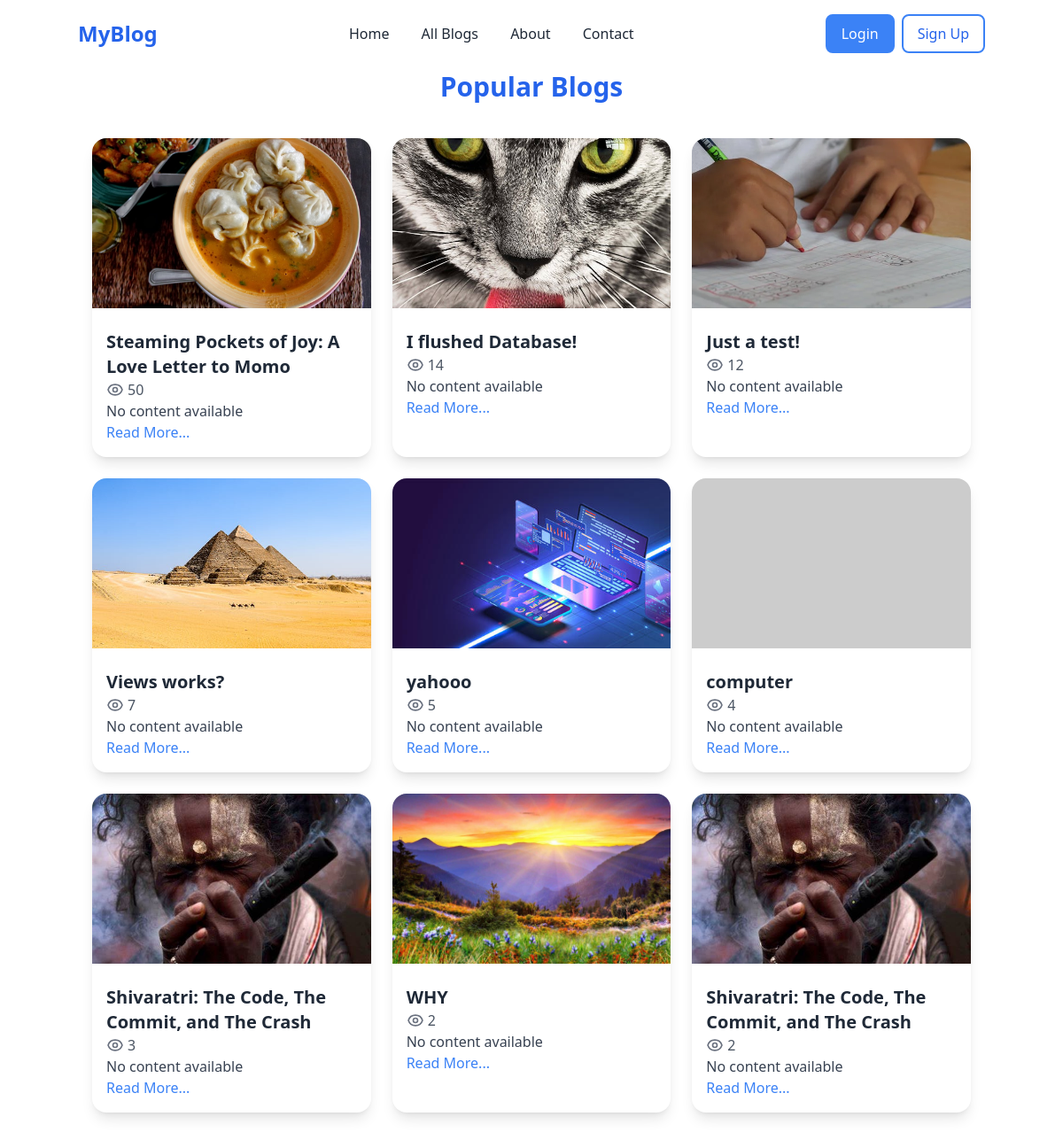
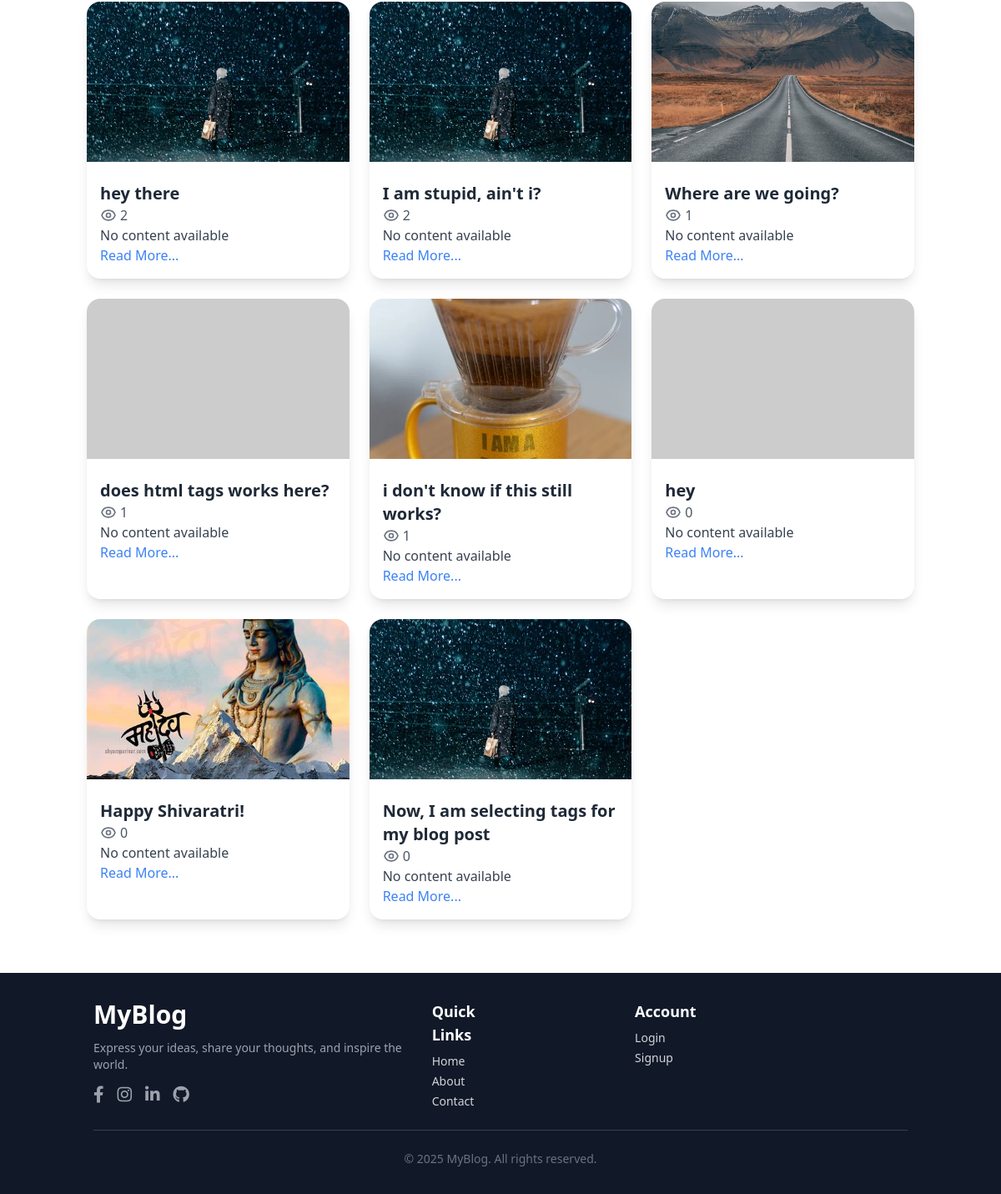
Before: /popular/ with the older database file (2 pictures, top to bottom).
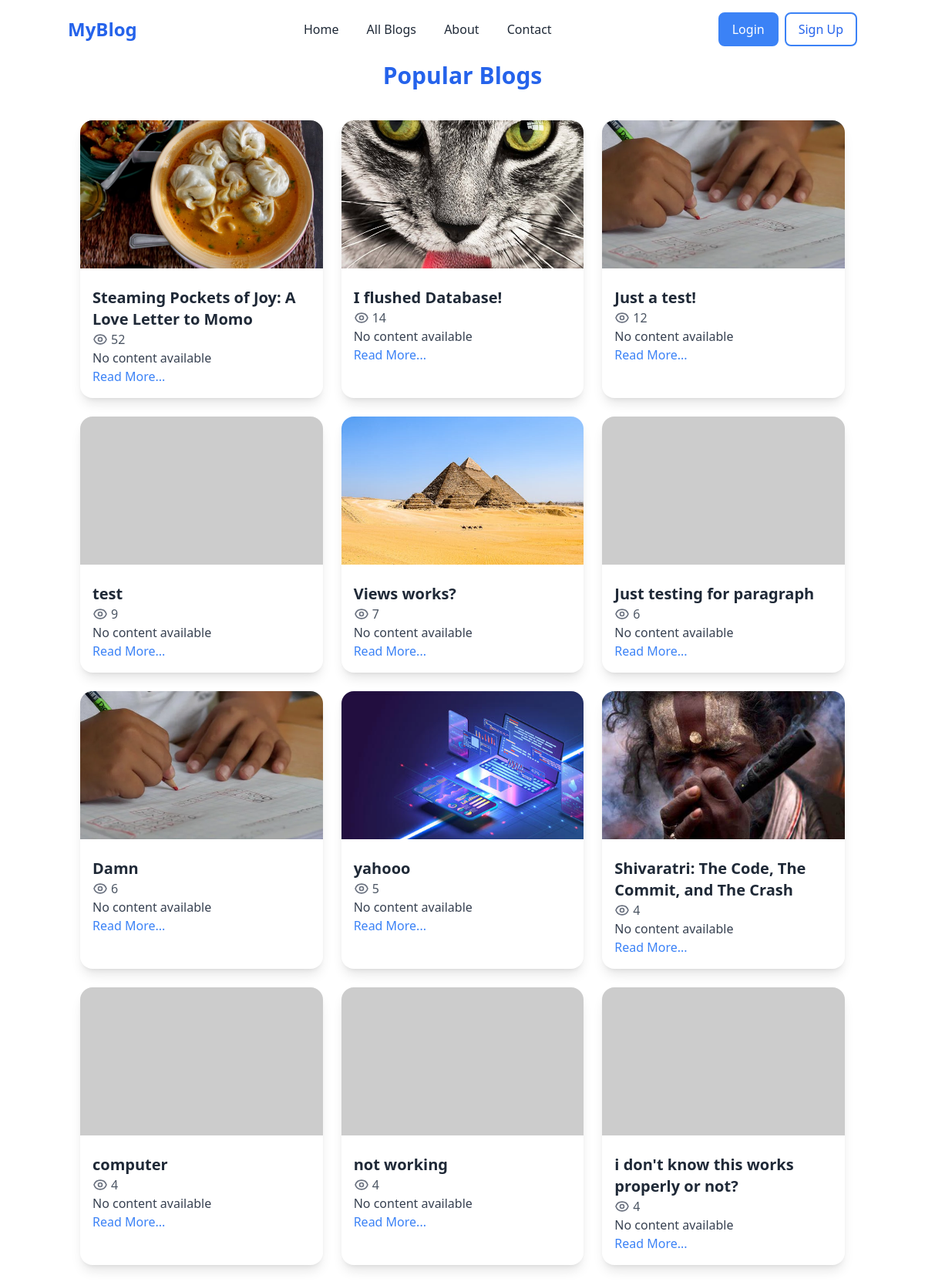
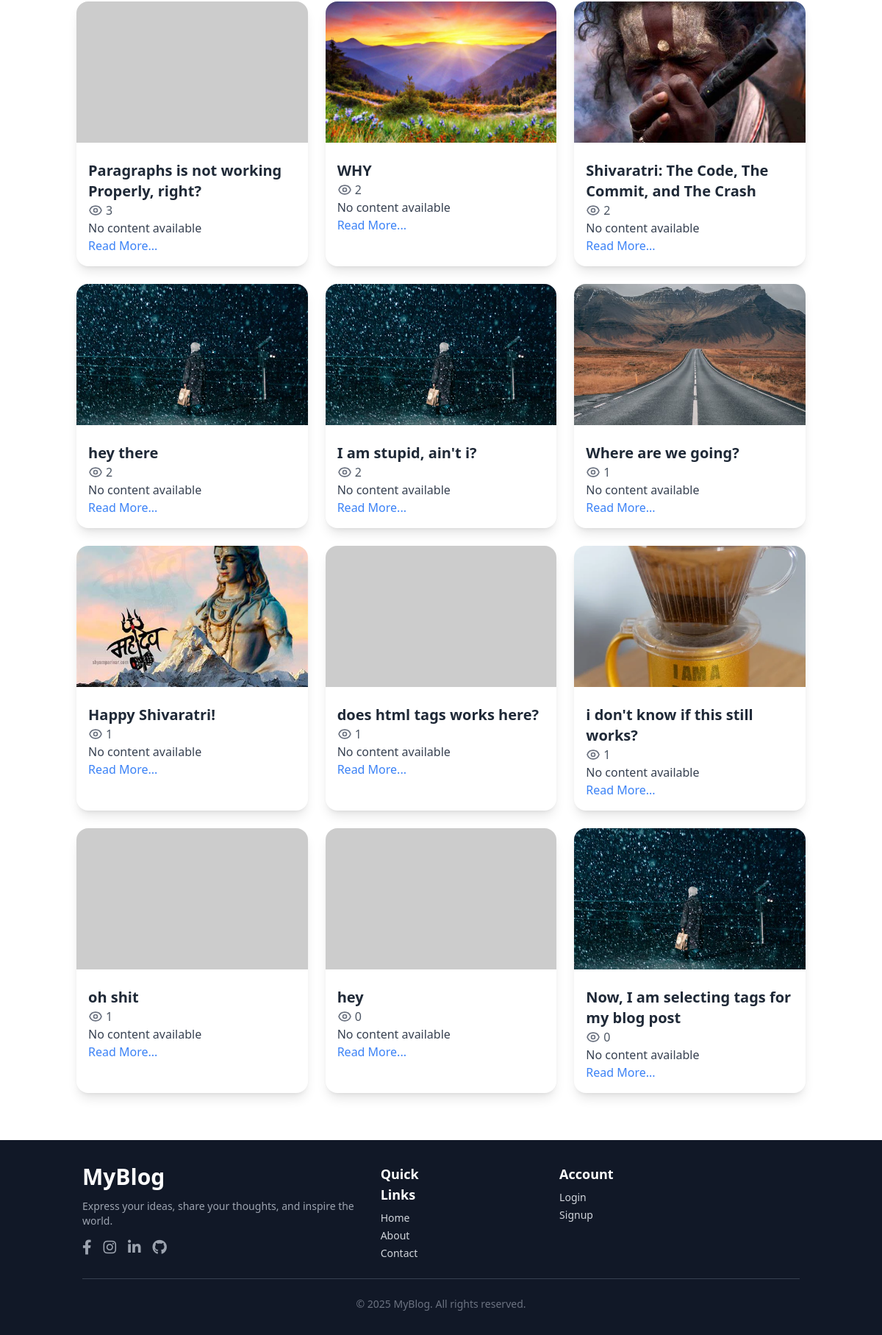
After: the same page with the newer database file (2 pictures, top to bottom).
### blog/models.py (models this page shows, shortened)
class Post(models.Model):
    title=models.CharField(max_length=200)
    content=RichTextField()
    author=models.CharField(max_length=100)
    created_at=models.DateTimeField(auto_now_add=True)
    updated_at=models.DateTimeField(auto_now=True)
    image = models.ImageField(upload_to='blog_images/', null=True, blank=True)
    tags = models.ManyToManyField(Tag, related_name='posts', blank=True)
    views = models.PositiveIntegerField(default=0)

### blog/views.py (the view)
# urls.py: path('popular/',views.popular_posts,name="popular_posts"),
def popular_posts(request):
    popular_post=Post.objects.order_by('-views')
    return render(request,'popular_posts.html',{'popular_post':popular_post})

### blog/templates/popular_posts.html (shortened to what this page needs)
{% extends 'base.html' %}
{% block content %}
<div class="container mx-auto pt-20 px-4">
    <h1 class="text-center text-3xl font-bold text-blue-600 mb-10">Popular Blogs</h1>
    <div class="grid md:grid-cols-3 gap-6">
        {% for post in popular_post%}
        <div class="bg-white rounded-2xl shadow-lg overflow-hidden transition-transform transform hover:scale-105 hover:shadow-xl">
            {% if post.image %}
            <img src="{{ post.image.url }}" alt="Post Image" class="w-full h-48 object-cover">
            {% else %}
            <img src="https://via.placeholder.com/300" alt="No Image" class="w-full h-48 object-cover">
            {% endif %}
            <div class="p-4">
                <h2 class="text-xl font-semibold text-gray-800 mt-2">{{ post.title }}</h2>
                <p class="text-gray-600 flex items-center space-x-1">
                    <span>{{ post.views }}</span>
                </p>
                <p class="text-gray-700">{{ post.content|truncatechars:100 }}</p>
                <a href="{% url 'blog' post.id %}" class="text-blue-500 hover:underline">Read More...</a>
            </div>
        </div>
        {% empty %}
        <p class="col-span-3 text-center text-gray-500">No posts available.</p>
        {% endfor %}
    </div>
</div>
{% endblock %}

### blog/templates/base.html (shortened to what this page needs)
<!DOCTYPE html>
<html lang="en">
<head>
    {% load static %}
    <script src="https://cdn.tailwindcss.com"></script>
    <link rel="stylesheet" href="https://cdnjs.cloudflare.com/ajax/libs/font-awesome/5.15.3/css/all.min.css">
</head>
<body class="flex flex-col min-h-screen">
<nav class="absolute top-0 left-0 w-full p-4 bg-transparent z-10">
    <div class="container mx-auto flex justify-between items-center">
        <a href="{%url 'home'%}" class="text-blue-600 text-2xl font-bold">MyBlog</a>
        <div class="flex-1 text-center">
            <a href="{%url 'home'%}" class="text-gray-800 hover:text-blue-600 mx-4 transition">Home</a>
            <a href="{%url 'all_blogs'%}" class="text-gray-800 hover:text-blue-600 mx-4 transition">All Blogs</a>
            <a href="{%url 'about'%}" class="text-gray-800 hover:text-blue-600 mx-4 transition">About</a>
            <a href="{%url 'contact'%}" class="text-gray-800 hover:text-blue-600 mx-4 transition">Contact</a>
        </div>
        {% if user.is_authenticated %}
            <a href="{% url 'logout' %}" class="bg-white-900 text-blue-600/100 px-4 py-2 border-2 border-blue-500 hover:transition">
            Logout
            </a>
        {% else %}
        <a href="{% url 'login' %}" class="bg-blue-500 text-white px-4 py-2 border-2 border-blue-500 rounded-lg hover:transition mr-2">
            Login
        </a>
        <a href="{% url 'signup' %}" class="bg-white-900 text-blue-600/100 px-4 py-2 border-2 border-blue-500 rounded-lg hover:transition">
            Sign Up
        </a>
        {% endif %}
    </div>
</nav>
{% block content %}
{% endblock %}
<footer class="bg-gray-900 text-gray-300 py-8 mt-16">
    <div class="container mx-auto px-6">
        <div class="flex flex-col md:flex-row justify-between gap-8">
            <div class="flex flex-col space-y-3">
                <h3 class="text-3xl font-bold text-white">
                    <a href="{% url 'home' %}" class="hover:text-blue-400 transition duration-300">MyBlog</a>
                </h3>
                <p class="text-gray-400 text-sm">Express your ideas, share your thoughts, and inspire the world.</p>
                <div class="flex space-x-4 mt-2">
                    <a href="https://www.facebook.com" class="text-gray-400 hover:text-blue-500 transition">
                        <i class="fab fa-facebook-f text-xl"></i>
                    </a>
                    <a href="https://www.instagram.com" class="text-gray-400 hover:text-pink-500 transition">
                        <i class="fab fa-instagram text-xl"></i>
                    </a>
                    <a href="https://www.linkedin.com" class="text-gray-400 hover:text-blue-400 transition">
                        <i class="fab fa-linkedin-in text-xl"></i>
                    </a>
                    <a href="https://www.github.com" class="text-gray-400 hover:text-gray-300 transition">
                        <i class="fab fa-github text-xl"></i>
                    </a>
                </div>
            </div>
            <div class="grid grid-cols-2 md:grid-cols-3 gap-x-40 justify-center md:justify-end">
                <div class="flex flex-col space-y-2">
                    <h3 class="text-lg font-semibold text-white">Quick Links</h3>
                    <ul class="space-y-1 text-sm">
                        <li><a href="{% url 'home' %}" class="hover:text-blue-400 transition duration-300">Home</a></li>
                        <li><a href="{% url 'about' %}" class="hover:text-blue-400 transition duration-300">About</a></li>
                        <li><a href="{% url 'contact' %}" class="hover:text-blue-400 transition duration-300">Contact</a></li>
                    </ul>
                </div>
                <div class="flex flex-col space-y-2">
                    <h3 class="text-lg font-semibold text-white">Account</h3>
                    <ul class="space-y-1 text-sm">
                        {% if user.is_authenticated %}
                            <li><a href="{% url 'logout' %}" class="hover:text-blue-400 transition duration-300">Logout</a></li>
                        {% else %}
                            <li><a href="{% url 'login' %}" class="hover:text-blue-400 transition duration-300">Login</a></li>
                            <li><a href="{% url 'signup' %}" class="hover:text-blue-400 transition duration-300">Signup</a></li>
                        {% endif %}
                    </ul>
                </div>
            </div>
        </div>
        <hr class="border-gray-700 my-6">
        <div class="text-center text-gray-500 text-sm">
            <p>&copy; 2025 MyBlog. All rights reserved.</p>
        </div>
    </div>
</footer>
</body>
</html>

### blog/templates/base.html (style rules this page uses)
html { scroll-behavior: smooth; }

Changed rows visible on the page:
changed Post "Steaming Pockets of Joy: A Love Letter to Momo": views "50" → "52"
added Post: title "test", views "9", content "No content available"
added Post: title "Just testing for paragraph", views "6", content "No content available"
added Post: image (picture), title "Damn", views "6", content "No content available"
changed Post (number 9 of 24 on the later page): views "3" → "4"; moves up the list
added Post: title "not working", views "4", content "No content available"
added Post: title "i don't know this works properly or not?", views "4", content "No content available"
added Post: title "Paragraphs is not working Properly, right?", views "3", content "No content available"
changed Post "Happy Shivaratri!": views "0" → "1"; moves up the list
added Post: title "oh shit", views "1", content "No content available"
